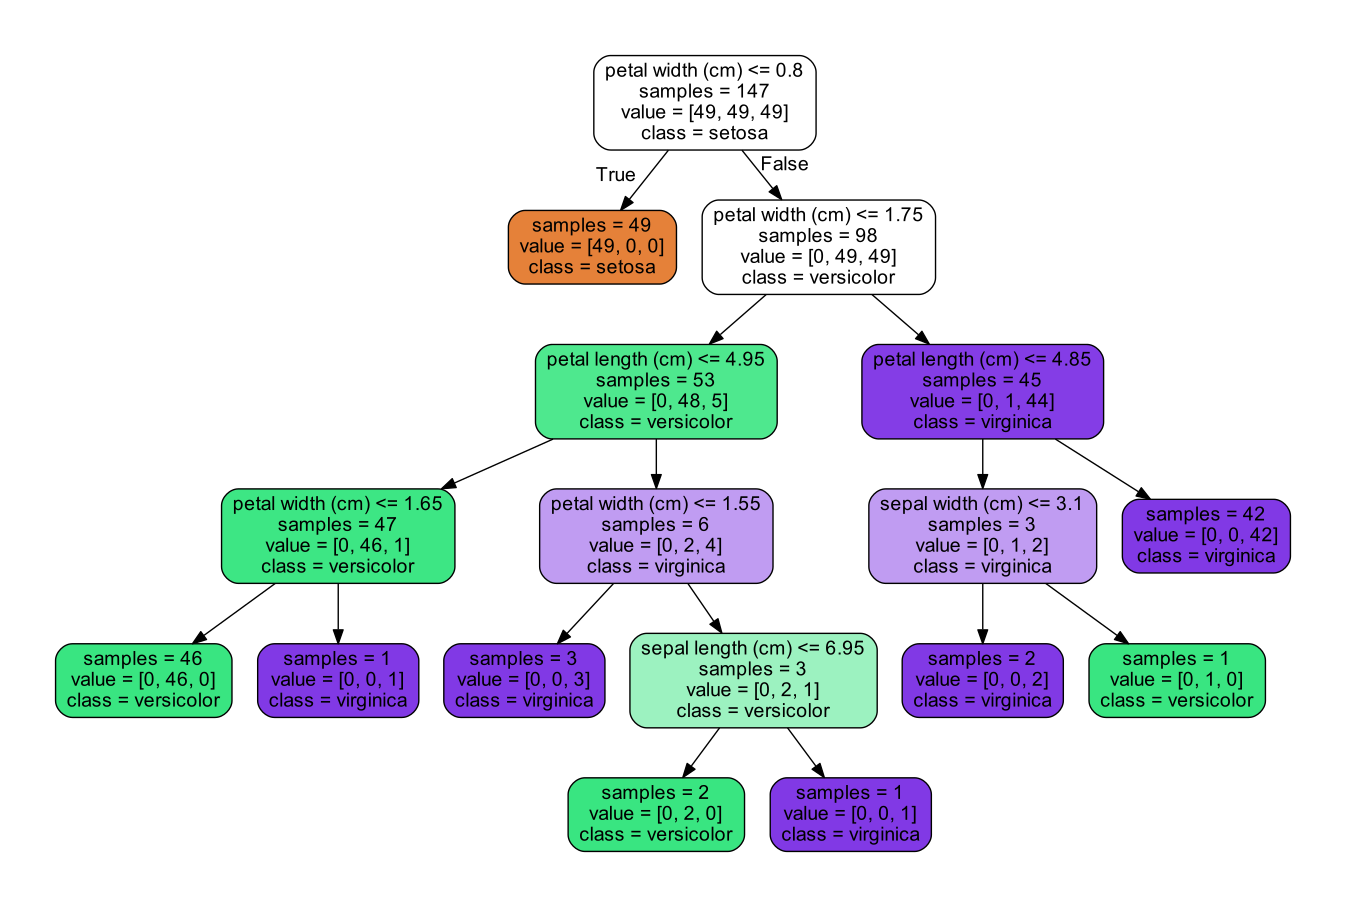

Recreate this plot in Python.
from sklearn.datasets import load_iris
import numpy as np
from sklearn import tree

iris = load_iris()
# print(iris.feature_names)
# print(iris.target_names)
# print(iris.data[0])
# print (iris.target[0])
for i in range(len(iris.target)):
	print("example %d: label %s, features %s"%(i,iris.target[i],iris.data[i]))

test_idx = [0,50,100]

#training data
train_target = np.delete(iris.target, test_idx)
train_data = np.delete(iris.data, test_idx, axis=0)

#testing data
test_target = iris.target[test_idx]
test_data = iris.data[test_idx]

clf = tree.DecisionTreeClassifier()
clf = clf.fit(train_data,train_target)

print(test_target)
print (clf.predict(test_data))

import pydotplus
from sklearn.externals.six import StringIO
from IPython.display import Image 
dot_data = StringIO()
tree.export_graphviz(clf,
        out_file=dot_data,
        feature_names=iris.feature_names,
        class_names=iris.target_names,
        filled=True, rounded=True,
        impurity=False)
graph = pydotplus.graph_from_dot_data(dot_data.getvalue())
Image(graph.create_png())  

graph.write_pdf("iris.pdf")


print(test_data[0],test_target[0])
print(iris.feature_names,iris.target_names)
